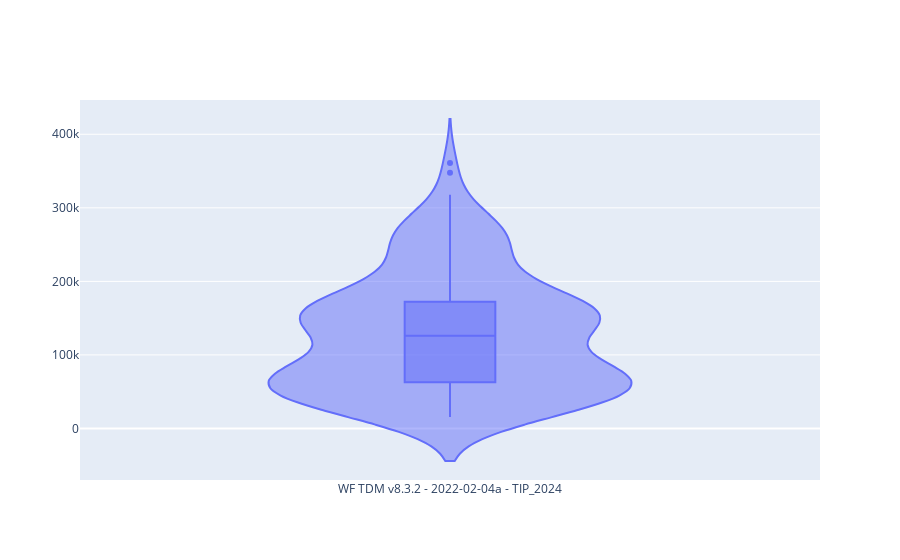
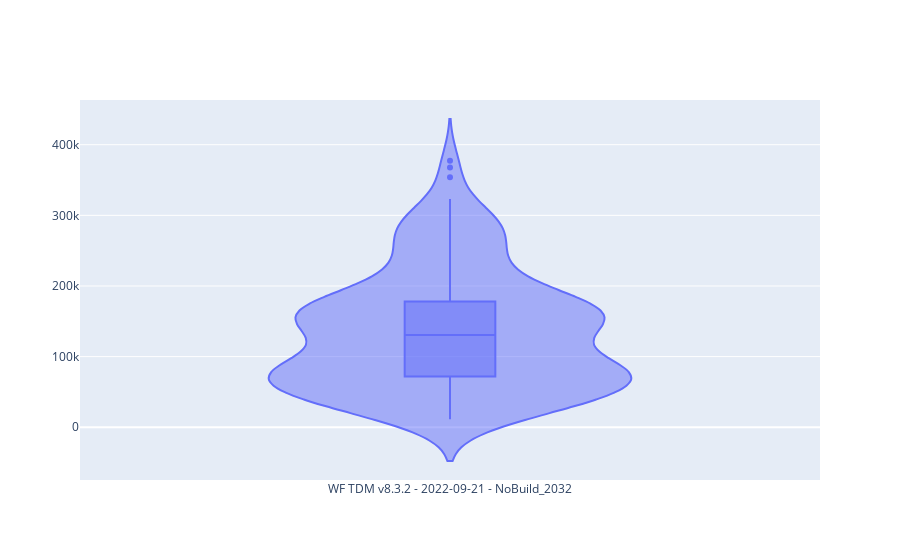
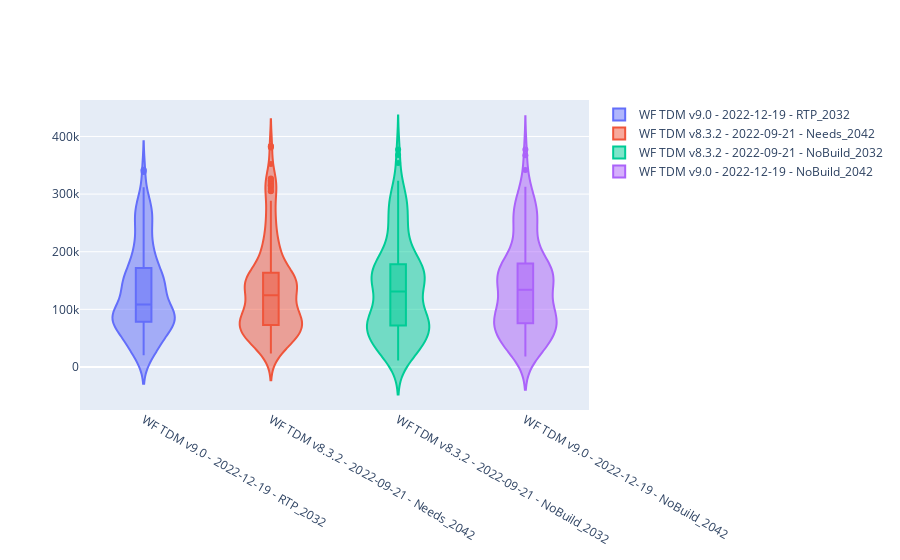
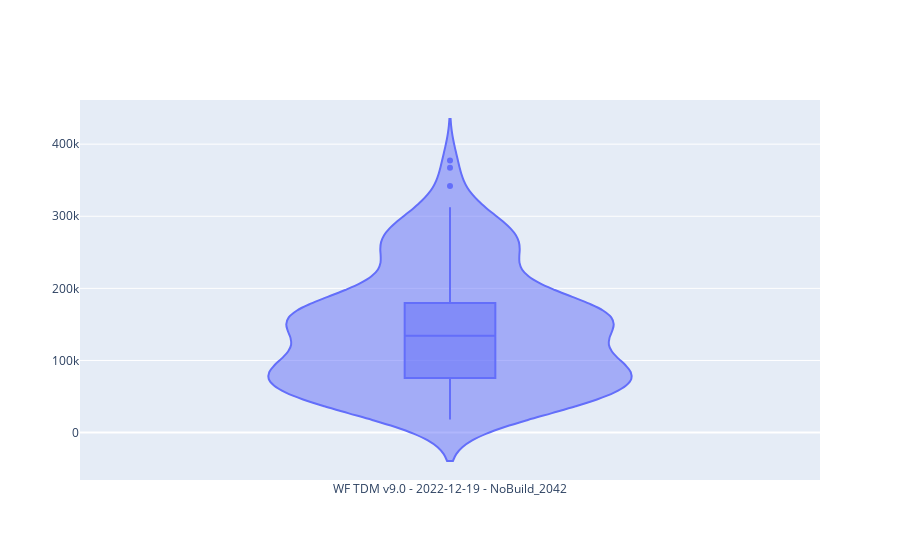

Source (notebook cell) for these figures, in order:
### Code cell
# MAKE INTERACTIVE CHART
py.offline.init_notebook_mode(connected=True)

dfSegSum['fullName'] = dfSegSum['tdmVersionWithDate'] + '_' + dfSegSum['scenarioName']

lstFTType = dfSegSum['FTCLASS'].unique().tolist()
lstFTType.append('All')
lstScenario = list(set(dfSegSum.fullName.tolist()))
lstVars = ['DIST_1WY', 'LANES','CAP1HL', 'AM_VOL', 'MD_VOL', 'PM_VOL', 'EV_VOL', 'DY_VOL', 'DY_LT', 'DY_MD', 'DY_HV', 'FF_SPD', 'AM_SPD', 'MD_SPD', 'PM_SPD', 'EV_SPD', 'DY_SPD', 'D1_LINKS', 'D1_DIST', 'D1_LANES', 'D1_FT', 'D1_FTCLASS', 'D1_CAP1HL', 'D1_AM_VOL', 'D1_MD_VOL', 'D1_PM_VOL', 'D1_EV_VOL', 'D1_DY_VOL', 'D1_DY_LT', 'D1_DY_MD', 'D1_DY_HV', 'D1_FF_SPD', 'D1_AM_SPD', 'D1_MD_SPD', 'D1_PM_SPD', 'D1_EV_SPD', 'D1_DY_SPD', 'D2_LINKS', 'D2_DIST', 'D2_LANES', 'D2_FT', 'D2_FTCLASS', 'D2_CAP1HL', 'D2_AM_VOL', 'D2_MD_VOL', 'D2_PM_VOL', 'D2_EV_VOL', 'D2_DY_VOL', 'D2_DY_LT', 'D2_DY_MD', 'D2_DY_HV', 'D2_FF_SPD', 'D2_AM_SPD', 'D2_MD_SPD', 'D2_PM_SPD', 'D2_EV_SPD', 'D2_DY_SPD']
    
selectFTType       = widgets.SelectMultiple(options=lstFTType    , value=('Freeway',                              )  , description='FTCLASS' )
selectScenario     = widgets.SelectMultiple(options=lstScenario  , value=('WF TDM v8.3.2 - 2022-02-04a_TIP_2024', )  , description='Scenario')
selectVars         = widgets.Select        (options=lstVars      , value=('DY_VOL'                                )  , description='Variable')

widgets.interactive(plot_violin, scenarioOptions = selectScenario, ftOptions = selectFTType, varOption = selectVars)

### Figure 1 — Plotly figure (JSON) as saved in the notebook; plotly's stock layout.template omitted (floating-point values rounded to 4 significant figures; data arrays with more than 128 entries replaced by an {"elided": "..."} marker saying what was removed)
{"data": [{"box": {"visible": true}, "name": "WF TDM v8.3.2 - 2022-02-04a - TIP_2024", "type": "violin", "y": {"elided": "176 float values"}}], "layout": {}}

### Figure 2 — Plotly figure (JSON) as saved in the notebook; plotly's stock layout.template omitted (floating-point values rounded to 4 significant figures; data arrays with more than 128 entries replaced by an {"elided": "..."} marker saying what was removed)
{"data": [{"box": {"visible": true}, "name": "WF TDM v8.3.2 - 2022-09-21 - NoBuild_2032", "type": "violin", "y": {"elided": "177 float values"}}], "layout": {}}

### Figure 3 — Plotly figure (JSON) as saved in the notebook; plotly's stock layout.template omitted (floating-point values rounded to 4 significant figures; data arrays with more than 128 entries replaced by an {"elided": "..."} marker saying what was removed)
{"data": [{"box": {"visible": true}, "name": "WF TDM v9.0 - 2022-12-19 - RTP_2032", "type": "violin", "y": {"elided": "223 float values"}}, {"box": {"visible": true}, "name": "WF TDM v8.3.2 - 2022-09-21 - Needs_2042", "type": "violin", "y": {"elided": "280 float values"}}, {"box": {"visible": true}, "name": "WF TDM v8.3.2 - 2022-09-21 - NoBuild_2032", "type": "violin", "y": {"elided": "177 float values"}}, {"box": {"visible": true}, "name": "WF TDM v9.0 - 2022-12-19 - NoBuild_2042", "type": "violin", "y": {"elided": "182 float values"}}], "layout": {}}

### Figure 4 — Plotly figure (JSON) as saved in the notebook; plotly's stock layout.template omitted (floating-point values rounded to 4 significant figures; data arrays with more than 128 entries replaced by an {"elided": "..."} marker saying what was removed)
{"data": [{"box": {"visible": true}, "name": "WF TDM v9.0 - 2022-12-19 - NoBuild_2042", "type": "violin", "y": {"elided": "182 float values"}}], "layout": {}}
